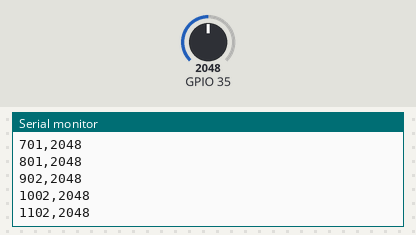
Bench run of a sketch on a simulated ESP32. Parts: the last lines printed to the serial monitor. The test bench sets the inputs (shaded band); at power-on: GPIO 35 = 2048.

Above: at 1.2 s.
1.3 s: GPIO 35 set to 2866
At 1.31 s:
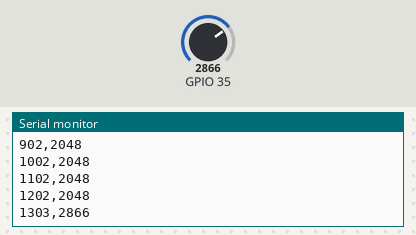
2.8 s: GPIO 35 set to 3603
At 2.81 s:
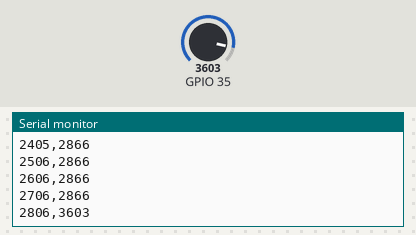
Timing chart, 0 to 5.8 s (numbered marks = the images above; inputs shaded):
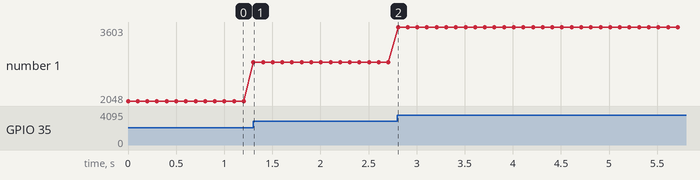

The sketch:

Day6_Project_tankinginputfromLDR_andtime.ino
```cpp
int sensorValue = 0;
long t = 0, ti = 0;

void setup()
{
  Serial.begin(115200);
  Serial.println("Initiated");

  ti = millis();
}

void loop()
{
  t = millis() -ti;
  sensorValue = analogRead(35);

  Serial.print(t);
  Serial.print(",");
  Serial.print(sensorValue);
  Serial.println();
  delay(100);
}
```

Measured:
- after the input at 1.3 s, the serial monitor: prints a new line at once (image 1)
- plotted number 1: 2048 → 2866 after the input at 1.3 s
